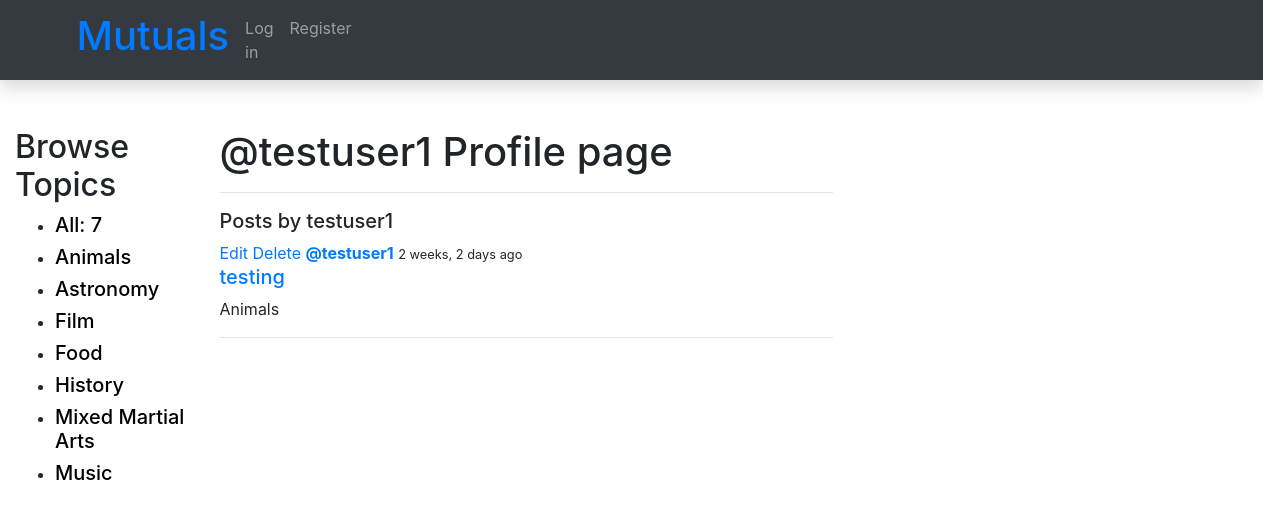
The app's page /profile/2/ with its own data.
### library/models.py (models this page shows, shortened)
class Interest(models.Model):
    name = models.CharField('Interest name', max_length=100)
    description = HTMLField()
    def __str__(self):
        return self.name
    class Meta:
        ordering = ['name']

class Post(models.Model):
    post_name = models.CharField('Post name', max_length=100)
    description = HTMLField()
    updated = models.DateTimeField(auto_now=True)
    created = models.DateTimeField(auto_now_add=True)
    interest_tag = models.ManyToManyField(Interest, related_name='interest_tag')
    post_host = models.ForeignKey(User, on_delete=models.SET_NULL, null=True)
    class Meta:
        ordering = ['-updated', 'created']

### library/views.py (the view)
# urls.py: path('profile/<str:pk>/', views.userProfile, name="user-profile"),
def userProfile(request, pk):
    user = User.objects.get(id=pk)
    userprof, created = SiteUser.objects.get_or_create(page_user=user)
    posts = user.post_set.all()
    post_comments = user.comment_set.all()
    interests = Interest.objects.all()
    context = {
        'user': user,
        'userprof': userprof,
        'posts': posts,
        'post_comments': post_comments,
        'interests': interests
    }
    return render(request, 'library/profile.html', context)

### library/templates/library/profile.html (shortened to what this page needs)
{% extends 'main.html' %}
{% load static %}
{% block content %}
<div class="profile-container">
    <div>
        {% include 'library/topics_component.html'  %}
    </div>
        <div>
        <h1>@{{user}} Profile page</h1>
        <hr>
        <h5>Posts by {{user}}</h5>
        {% include 'library/feed_component.html'  %}
        </div>
</div>
{% endblock content %}

### library/templates/library/topics_component.html (shortened to what this page needs)
<div class="topics">
  <div class="topics__header">
    <h2>Browse Topics</h2>
  </div>
  <ul class="topics__list">
    <li>
      <h5><a style="color:black" href="{% url 'home' %}" class="active">All: <span>{{interests.count}}</span></a></h5>
    </li>
      {% for a in interests %}
    <li>
      <h5><a style="color:black" href="{% url 'home' %}?q={{ a.name }}">{{a.name}}</a></h5>
      {% endfor %}
  </ul>
</div>

### library/templates/library/feed_component.html
{% for a in posts %}
    <div>
        {% if user == a.post_host %}
        <a href="{% url 'update-post' a.id %}">Edit</a>
        <a href="{% url 'delete-post' a.id %}">Delete</a>
        {% endif %}
        {% if a.post_host.id %}
        <a href="{% url 'user-profile' a.post_host.id %}"><strong>@{{a.post_host}}</strong></a>
        {% endif %}
        <small>{{ a.updated |timesince}} ago </small>
        <h5><a href="{% url 'topic' a.id %}">{{a.post_name}}</a></h5>
        {% for i in a.interest_tag.all %}
        <p>{{i}}</p>
        {% endfor %}
        <hr>
    </div>
{% endfor %}

### library/templates/library/profile.html (style rules this page uses)
.profile-container { display: grid; grid-template-columns: 1fr 3fr 1fr; }

### records on screen
Interest: name "Animals"
Interest: name "Astronomy"
Interest: name "Film"
Interest: name "Food"
Interest: name "History"
Interest: name "Mixed Martial Arts"
Interest: name "Music"
Post: shows "Edit", post_host "testuser1", updated "2 weeks, 2 days", post_name "testing"

### other values on screen
{{ interests.count }} "7"
{{ user }} "testuser1"
